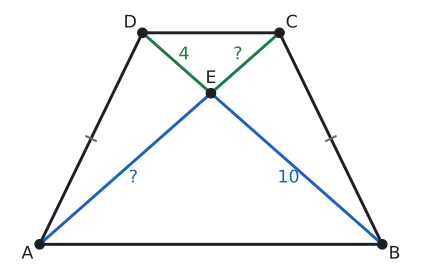

Write Python code to recreate this figure.
import sys; sys.path.insert(0, "tools")
from cizim import *

P = lambda x, y: np.array([float(x), float(y)])
uz = lambda U, V: round(float(np.linalg.norm(U - V)), 4)
def acisi(K, U, V):
    u, v = U - K, V - K
    return round(float(np.degrees(np.arccos(np.dot(u, v) / np.linalg.norm(u) / np.linalg.norm(v)))), 3)
def kesis(p, u, q, v):
    t = np.linalg.solve(np.array([u, -v]).T, q - p); return p + t[0] * u
def birim(U, V):
    t = (V - U) / np.linalg.norm(V - U); return t, np.array([-t[1], t[0]])
def paralel_isareti(U, V, f=0.5):
    M = U + f * (V - U); t, _ = birim(U, V)
    ax.annotate("", xy=M + 0.3 * S * t, xytext=M - 0.3 * S * t, arrowprops=dict(arrowstyle="-|>", color=SOLUK, lw=1.4, mutation_scale=14))
def cetik(U, V, n=1, renk=SOLUK, f=0.5):
    M = U + f * (V - U); t, m = birim(U, V)
    for i in range(n):
        c = M + (i - (n - 1) / 2) * 0.2 * S * t
        ax.plot(*zip(c - 0.22 * S * m, c + 0.22 * S * m), color=renk, lw=1.5)
def olcu(U, V, metin, d=0.5, renk=YAZI, fs=13):
    """[UV] ortasına, U->V yönünün soluna d*S uzağa yazı (d < 0: sağına)."""
    M = (U + V) / 2; _, m = birim(U, V)
    ax.text(*(M + d * S * m), metin, ha="center", va="center", color=renk, fontsize=fs)
def dik_isareti(K, U, V, r=0.4):
    a_ = (U - K) / np.linalg.norm(U - K) * r * S; b_ = (V - K) / np.linalg.norm(V - K) * r * S
    ax.plot(*zip(K + a_, K + a_ + b_, K + b_), color=SOLUK, lw=1.3)
def harf(Q, metin, dx, dy, renk=YAZI, fs=13):
    ax.text(Q[0] + dx * S, Q[1] + dy * S, metin, ha="center", va="center", color=renk, fontsize=fs)
def cizgi(U, V, renk=YAZI, lw=2.2, ls="-"):
    ax.plot(*zip(U, V), color=renk, lw=lw, ls=ls)
def basla(xmin, xmax, ymin, ymax, en=5.5):
    global fig, ax
    fig, ax = sekil(en, en * (ymax - ymin) / (xmax - xmin))
    ax.set_aspect("equal"); ax.axis("off"); ax.set_xlim(xmin, xmax); ax.set_ylim(ymin, ymax)
def yamuk(A, B, C, D, dolgu=None):
    if dolgu: ax.add_patch(patches.Polygon([A, B, C, D], closed=True, facecolor=dolgu, edgecolor="none"))
    ax.plot(*zip(A, B, C, D, A), color=YAZI)
    for Q in (A, B, C, D): nokta(ax, *Q, "")
def koseler(A, B, C, D):
    harf(A, "A", -0.5, -0.4); harf(B, "B", 0.5, -0.4); harf(C, "C", 0.5, 0.4); harf(D, "D", -0.5, 0.4)

# Örnek 3: ikizkenar yamuk, köşegenler E'de: |ED| = |EC| = 4, |EA| = |EB| = 10, |AC| = |BD| = 14.
a, c = 15, 6; h = np.sqrt(14**2 - ((a + c) / 2)**2)
A, B, C, D = P(0, 0), P(a, 0), P((a + c) / 2, h), P((a - c) / 2, h)
E = kesis(A, C - A, B, D - B)
S = a / 14
print("h", round(h, 4), "AC", uz(A, C), "BD", uz(B, D), "EA", uz(E, A), "EB", uz(E, B), "EC", uz(E, C), "ED", uz(E, D))
basla(-1.4, a + 1.4, -1.1, h + 1.1)
yamuk(A, B, C, D); koseler(A, B, C, D)
cetik(A, D); cetik(B, C)
cizgi(A, E, MAVI); cizgi(E, B, MAVI); cizgi(E, C, YESIL); cizgi(E, D, YESIL)
nokta(ax, *E, "", renk=YAZI); harf(E, "E", 0, 0.6)
olcu(E, B, "10", -0.5, MAVI); olcu(E, A, "?", 0.5, MAVI)
olcu(E, D, "4", -0.45, YESIL); olcu(E, C, "?", 0.45, YESIL)
kaydet(fig, __file__)
